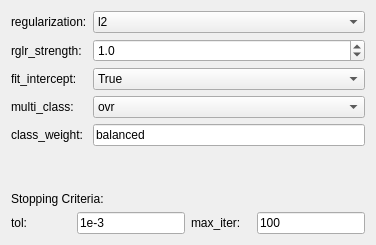
       <widget class="QWidget" name="LR">
        <layout class="QVBoxLayout" name="verticalLayout_16">
         <item>
          <layout class="QFormLayout" name="lrParamLayout">
           <item row="0" column="0">
            <widget class="QLabel" name="lrRglrLabel">
             <property name="text">
              <string>regularization:</string>
             </property>
            </widget>
           </item>
           <item row="0" column="1">
            <widget class="QComboBox" name="lrRglrCBox">
             <property name="sizeAdjustPolicy">
              <enum>QComboBox::AdjustToMinimumContentsLength</enum>
             </property>
             <property name="minimumContentsLength">
              <number>10</number>
             </property>
             <item>
              <property name="text">
               <string>l2</string>
              </property>
             </item>
             <item>
              <property name="text">
               <string>l1</string>
              </property>
             </item>
            </widget>
           </item>
           <item row="1" column="0">
            <widget class="QLabel" name="lrRglrStrgthLabel">
             <property name="text">
              <string>rglr_strength:</string>
             </property>
            </widget>
           </item>
           <item row="1" column="1">
            <widget class="QDoubleSpinBox" name="lrRglrStrgthDBox">
             <property name="sizePolicy">
              <sizepolicy hsizetype="Preferred" vsizetype="Preferred">
               <horstretch>0</horstretch>
               <verstretch>0</verstretch>
              </sizepolicy>
             </property>
             <property name="decimals">
              <number>1</number>
             </property>
             <property name="maximum">
              <double>10.000000000000000</double>
             </property>
             <property name="singleStep">
              <double>0.100000000000000</double>
             </property>
             <property name="value">
              <double>1.000000000000000</double>
             </property>
            </widget>
           </item>
           <item row="2" column="0">
            <widget class="QLabel" name="lrInterceptLabel">
             <property name="text">
              <string>fit_intercept:</string>
             </property>
            </widget>
           </item>
           <item row="2" column="1">
            <widget class="QComboBox" name="lrInterceptCBox">
             <property name="sizeAdjustPolicy">
              <enum>QComboBox::AdjustToMinimumContentsLength</enum>
             </property>
             <property name="minimumContentsLength">
              <number>10</number>
             </property>
             <item>
              <property name="text">
               <string>True</string>
              </property>
             </item>
             <item>
              <property name="text">
               <string>False</string>
              </property>
             </item>
            </widget>
           </item>
           <item row="3" column="0">
            <widget class="QLabel" name="lrMultiClassLabel">
             <property name="text">
              <string>multi_class:</string>
             </property>
            </widget>
           </item>
           <item row="3" column="1">
            <widget class="QComboBox" name="lrMultiClassCBox">
             <property name="sizeAdjustPolicy">
              <enum>QComboBox::AdjustToMinimumContentsLength</enum>
             </property>
             <property name="minimumContentsLength">
              <number>10</number>
             </property>
             <item>
              <property name="text">
               <string>ovr</string>
              </property>
             </item>
             <item>
              <property name="text">
               <string>multinomial</string>
              </property>
             </item>
            </widget>
           </item>
           <item row="4" column="0">
            <widget class="QLabel" name="lrClassWgtLabel">
             <property name="text">
              <string>class_weight:</string>
             </property>
            </widget>
           </item>
           <item row="4" column="1">
            <widget class="QLineEdit" name="lrClassWgtLEdit">
             <property name="text">
              <string>balanced</string>
             </property>
            </widget>
           </item>
          </layout>
         </item>
         <item>
          <spacer name="lrSpacer">
           <property name="orientation">
            <enum>Qt::Vertical</enum>
           </property>
           <property name="sizeHint" stdset="0">
            <size>
             <width>20</width>
             <height>40</height>
            </size>
           </property>
          </spacer>
         </item>
         <item>
          <widget class="QLabel" name="lrStopLabel">
           <property name="text">
            <string>Stopping Criteria:</string>
           </property>
          </widget>
         </item>
         <item>
          <layout class="QHBoxLayout" name="lrStopLayout">
           <item>
            <widget class="QLabel" name="lrTolLabel">
             <property name="sizePolicy">
              <sizepolicy hsizetype="Minimum" vsizetype="Preferred">
               <horstretch>0</horstretch>
               <verstretch>0</verstretch>
              </sizepolicy>
             </property>
             <property name="minimumSize">
              <size>
               <width>60</width>
               <height>0</height>
              </size>
             </property>
             <property name="text">
              <string>tol:</string>
             </property>
            </widget>
           </item>
           <item>
            <widget class="QLineEdit" name="lrTolLEdit">
             <property name="sizePolicy">
              <sizepolicy hsizetype="Minimum" vsizetype="Fixed">
               <horstretch>0</horstretch>
               <verstretch>0</verstretch>
              </sizepolicy>
             </property>
             <property name="minimumSize">
              <size>
               <width>50</width>
               <height>0</height>
              </size>
             </property>
             <property name="font">
              <font>
               <weight>50</weight>
               <bold>false</bold>
              </font>
             </property>
             <property name="text">
              <string>1e-3</string>
             </property>
            </widget>
           </item>
           <item>
            <widget class="QLabel" name="lrMaxIterLabel">
             <property name="sizePolicy">
              <sizepolicy hsizetype="Minimum" vsizetype="Preferred">
               <horstretch>0</horstretch>
               <verstretch>0</verstretch>
              </sizepolicy>
             </property>
             <property name="minimumSize">
              <size>
               <width>60</width>
               <height>0</height>
              </size>
             </property>
             <property name="text">
              <string>max_iter:</string>
             </property>
            </widget>
           </item>
           <item>
            <widget class="QLineEdit" name="lrMaxIterLEdit">
             <property name="sizePolicy">
              <sizepolicy hsizetype="Minimum" vsizetype="Fixed">
               <horstretch>0</horstretch>
               <verstretch>0</verstretch>
              </sizepolicy>
             </property>
             <property name="minimumSize">
              <size>
               <width>50</width>
               <height>0</height>
              </size>
             </property>
             <property name="font">
              <font>
               <weight>50</weight>
               <bold>false</bold>
              </font>
             </property>
             <property name="text">
              <string>100</string>
             </property>
            </widget>
           </item>
          </layout>
         </item>
        </layout>
       </widget>
